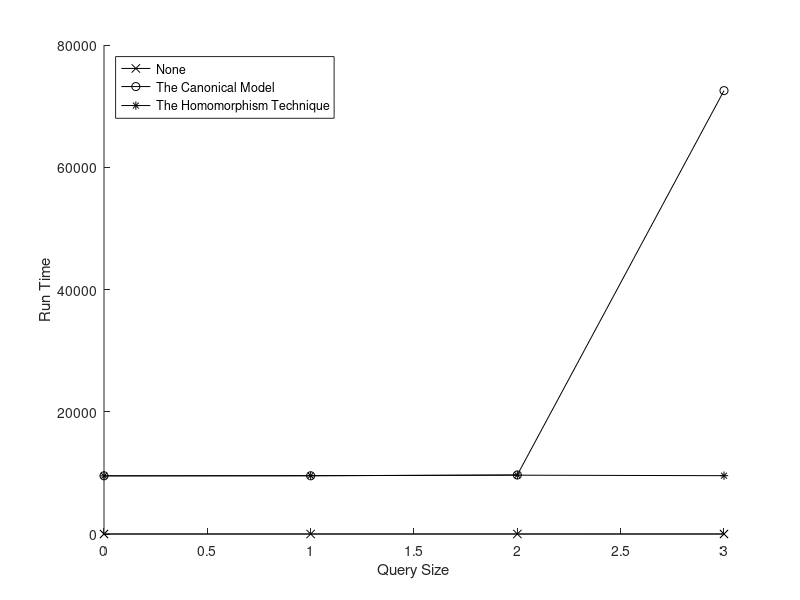

Reproduce this figure in MATLAB.
format long
A = [
	0	0.320000	9523.700000	9506.770000;
	1	0.440000	9523.500000	9546.560000;
	2	0.900000	9663.420000	9624.420000;
	3	2.060000	72537.250000	9541.040000;
];

hold on
f = plot(A(:,1), A(:,2), 'k-x');
f = plot(A(:,1), A(:,3), 'k-o');
f = plot(A(:,1), A(:,4), 'k-*');
hold off
xlabel('Query Size')
ylabel('Run Time')
legend('None', 'The Canonical Model', 'The Homomorphism Technique', 'Location', 'northwest')
saveas(f, '../img/DescendantBranchRank2WildcardGraph.png');
